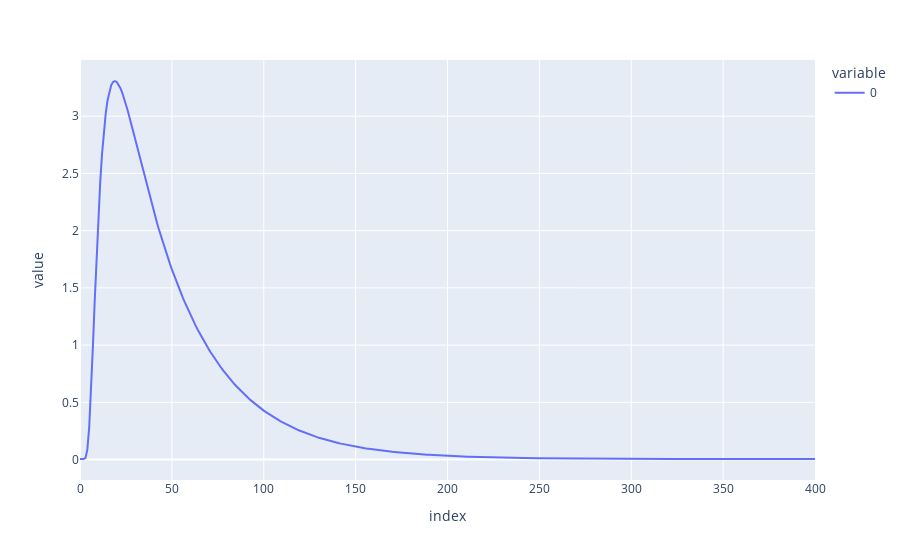

The cell this chart's notebook holds for it:
### Code cell
px.line(s.pdf("correct"))

### Figure 1 — Plotly figure (JSON) as saved in the notebook; plotly's stock layout.template omitted (floating-point values rounded to 4 significant figures; data arrays with more than 128 entries replaced by an {"elided": "..."} marker saying what was removed)
{"data": [{"hovertemplate": "variable=0<br>index=%{x}<br>value=%{y}<extra></extra>", "legendgroup": "0", "line": {"color": "#636efa", "dash": "solid"}, "marker": {"symbol": "circle"}, "mode": "lines", "name": "0", "orientation": "v", "showlegend": true, "type": "scatter", "x": {"elided": "401 int values"}, "xaxis": "x", "y": {"elided": "401 float values"}, "yaxis": "y"}], "layout": {"legend": {"title": {"text": "variable"}, "tracegroupgap": 0}, "margin": {"t": 60}, "xaxis": {"anchor": "y", "domain": [0, 1], "title": {"text": "index"}}, "yaxis": {"anchor": "x", "domain": [0, 1], "title": {"text": "value"}}}}
